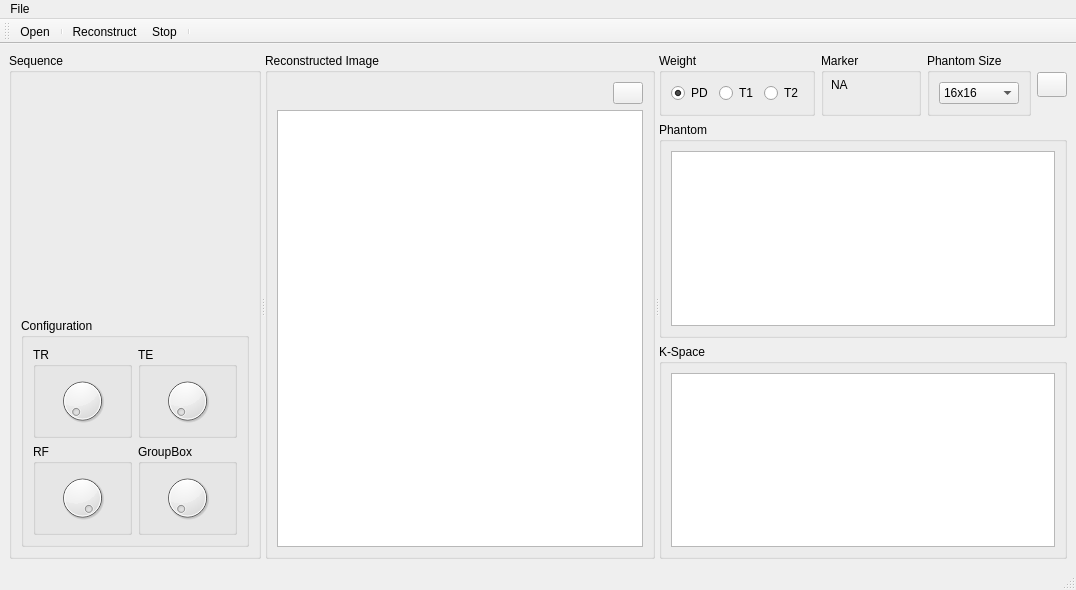
<?xml version="1.0" encoding="UTF-8"?>
<ui version="4.0">
 <class>MainWindow</class>
 <widget class="QMainWindow" name="MainWindow">
  <property name="geometry">
   <rect>
    <x>0</x>
    <y>0</y>
    <width>1076</width>
    <height>590</height>
   </rect>
  </property>
  <property name="windowTitle">
   <string>MainWindow</string>
  </property>
  <widget class="QWidget" name="centralwidget">
   <layout class="QGridLayout" name="gridLayout_9">
    <item row="0" column="0">
     <widget class="QSplitter" name="splitter">
      <property name="orientation">
       <enum>Qt::Horizontal</enum>
      </property>
      <widget class="QGroupBox" name="groupBox_7">
       <property name="sizePolicy">
        <sizepolicy hsizetype="Preferred" vsizetype="Preferred">
         <horstretch>30</horstretch>
         <verstretch>0</verstretch>
        </sizepolicy>
       </property>
       <property name="title">
        <string>Sequence</string>
       </property>
       <layout class="QVBoxLayout" name="verticalLayout_3">
        <item>
         <widget class="QLabel" name="sequenceLabel">
          <property name="sizePolicy">
           <sizepolicy hsizetype="Preferred" vsizetype="Preferred">
            <horstretch>0</horstretch>
            <verstretch>1</verstretch>
           </sizepolicy>
          </property>
          <property name="text">
           <string/>
          </property>
          <property name="scaledContents">
           <bool>false</bool>
          </property>
          <property name="alignment">
           <set>Qt::AlignCenter</set>
          </property>
         </widget>
        </item>
        <item>
         <widget class="QGroupBox" name="groupBox_8">
          <property name="sizePolicy">
           <sizepolicy hsizetype="Preferred" vsizetype="Preferred">
            <horstretch>0</horstretch>
            <verstretch>1</verstretch>
           </sizepolicy>
          </property>
          <property name="title">
           <string>Configuration</string>
          </property>
          <layout class="QGridLayout" name="gridLayout">
           <item row="1" column="1">
            <widget class="QGroupBox" name="groupBox_10">
             <property name="title">
              <string>TE</string>
             </property>
             <layout class="QGridLayout" name="gridLayout_6">
              <item row="0" column="0">
               <widget class="QDial" name="dial_2"/>
              </item>
             </layout>
            </widget>
           </item>
           <item row="2" column="0">
            <widget class="QGroupBox" name="groupBox_12">
             <property name="title">
              <string>RF</string>
             </property>
             <layout class="QGridLayout" name="gridLayout_8">
              <item row="0" column="0">
               <widget class="QDial" name="rfDial">
                <property name="maximum">
                 <number>90</number>
                </property>
                <property name="value">
                 <number>90</number>
                </property>
               </widget>
              </item>
             </layout>
            </widget>
           </item>
           <item row="2" column="1">
            <widget class="QGroupBox" name="groupBox_11">
             <property name="title">
              <string>GroupBox</string>
             </property>
             <layout class="QGridLayout" name="gridLayout_7">
              <item row="0" column="0">
               <widget class="QDial" name="dial_4"/>
              </item>
             </layout>
            </widget>
           </item>
           <item row="1" column="0">
            <widget class="QGroupBox" name="groupBox_9">
             <property name="title">
              <string>TR</string>
             </property>
             <layout class="QGridLayout" name="gridLayout_3">
              <item row="0" column="0">
               <widget class="QDial" name="dial"/>
              </item>
             </layout>
            </widget>
           </item>
          </layout>
         </widget>
        </item>
       </layout>
      </widget>
      <widget class="QGroupBox" name="groupBox_5">
       <property name="sizePolicy">
        <sizepolicy hsizetype="Expanding" vsizetype="Preferred">
         <horstretch>50</horstretch>
         <verstretch>0</verstretch>
        </sizepolicy>
       </property>
       <property name="title">
        <string>Reconstructed Image</string>
       </property>
       <layout class="QGridLayout" name="gridLayout_4">
        <item row="1" column="0" colspan="2">
         <widget class="ImageView" name="reconstructedView">
          <property name="sizePolicy">
           <sizepolicy hsizetype="Expanding" vsizetype="Expanding">
            <horstretch>70</horstretch>
            <verstretch>0</verstretch>
           </sizepolicy>
          </property>
         </widget>
        </item>
        <item row="0" column="1">
         <widget class="QPushButton" name="reconstDefaultSize">
          <property name="maximumSize">
           <size>
            <width>30</width>
            <height>50</height>
           </size>
          </property>
          <property name="text">
           <string/>
          </property>
          <property name="icon">
           <iconset>
            <normaloff>icons/center_gray.png</normaloff>icons/center_gray.png</iconset>
          </property>
         </widget>
        </item>
       </layout>
      </widget>
      <widget class="QWidget" name="widget_6" native="true">
       <property name="sizePolicy">
        <sizepolicy hsizetype="Expanding" vsizetype="Preferred">
         <horstretch>20</horstretch>
         <verstretch>0</verstretch>
        </sizepolicy>
       </property>
       <layout class="QGridLayout" name="gridLayout_2">
        <item row="0" column="0">
         <widget class="QGroupBox" name="groupBox">
          <property name="sizePolicy">
           <sizepolicy hsizetype="Preferred" vsizetype="Minimum">
            <horstretch>25</horstretch>
            <verstretch>5</verstretch>
           </sizepolicy>
          </property>
          <property name="title">
           <string>Weight</string>
          </property>
          <layout class="QHBoxLayout" name="horizontalLayout_2">
           <item>
            <widget class="QRadioButton" name="pdRadioButton">
             <property name="text">
              <string>PD</string>
             </property>
             <property name="checked">
              <bool>true</bool>
             </property>
            </widget>
           </item>
           <item>
            <widget class="QRadioButton" name="t1RadioButton">
             <property name="text">
              <string>T1</string>
             </property>
            </widget>
           </item>
           <item>
            <widget class="QRadioButton" name="t2RadioButton">
             <property name="text">
              <string>T2</string>
             </property>
            </widget>
           </item>
          </layout>
         </widget>
        </item>
        <item row="0" column="1">
         <widget class="QGroupBox" name="groupBox_6">
          <property name="sizePolicy">
           <sizepolicy hsizetype="Preferred" vsizetype="Preferred">
            <horstretch>30</horstretch>
            <verstretch>0</verstretch>
           </sizepolicy>
          </property>
          <property name="minimumSize">
           <size>
            <width>100</width>
            <height>0</height>
           </size>
          </property>
          <property name="title">
           <string>Marker</string>
          </property>
          <widget class="QLabel" name="label_value">
           <property name="geometry">
            <rect>
             <x>10</x>
             <y>20</y>
             <width>269</width>
             <height>24</height>
            </rect>
           </property>
           <property name="text">
            <string>NA</string>
           </property>
          </widget>
         </widget>
        </item>
        <item row="0" column="2">
         <widget class="QGroupBox" name="groupBox_2">
          <property name="sizePolicy">
           <sizepolicy hsizetype="Preferred" vsizetype="Preferred">
            <horstretch>20</horstretch>
            <verstretch>0</verstretch>
           </sizepolicy>
          </property>
          <property name="title">
           <string>Phantom Size</string>
          </property>
          <layout class="QGridLayout" name="gridLayout_5">
           <item row="0" column="0">
            <widget class="QComboBox" name="sizeComboBox">
             <item>
              <property name="text">
               <string>16x16</string>
              </property>
             </item>
             <item>
              <property name="text">
               <string>32x32</string>
              </property>
             </item>
             <item>
              <property name="text">
               <string>64x64</string>
              </property>
             </item>
            </widget>
           </item>
          </layout>
         </widget>
        </item>
        <item row="0" column="3">
         <widget class="QPushButton" name="phantomDefaultSize">
          <property name="sizePolicy">
           <sizepolicy hsizetype="Minimum" vsizetype="MinimumExpanding">
            <horstretch>0</horstretch>
            <verstretch>0</verstretch>
           </sizepolicy>
          </property>
          <property name="maximumSize">
           <size>
            <width>30</width>
            <height>25</height>
           </size>
          </property>
          <property name="text">
           <string/>
          </property>
          <property name="icon">
           <iconset>
            <normaloff>icons/center_gray.png</normaloff>icons/center_gray.png</iconset>
          </property>
         </widget>
        </item>
        <item row="1" column="0" colspan="4">
         <widget class="QGroupBox" name="groupBox_3">
          <property name="sizePolicy">
           <sizepolicy hsizetype="Preferred" vsizetype="Preferred">
            <horstretch>0</horstretch>
            <verstretch>40</verstretch>
           </sizepolicy>
          </property>
          <property name="title">
           <string>Phantom</string>
          </property>
          <layout class="QVBoxLayout" name="verticalLayout_2">
           <item>
            <widget class="ImageView" name="phantomView">
             <property name="sizePolicy">
              <sizepolicy hsizetype="Expanding" vsizetype="Expanding">
               <horstretch>30</horstretch>
               <verstretch>0</verstretch>
              </sizepolicy>
             </property>
            </widget>
           </item>
          </layout>
         </widget>
        </item>
        <item row="2" column="0" colspan="4">
         <widget class="QGroupBox" name="groupBox_4">
          <property name="sizePolicy">
           <sizepolicy hsizetype="Preferred" vsizetype="Preferred">
            <horstretch>0</horstretch>
            <verstretch>40</verstretch>
           </sizepolicy>
          </property>
          <property name="title">
           <string>K-Space</string>
          </property>
          <layout class="QVBoxLayout" name="verticalLayout">
           <item>
            <widget class="ImageView" name="kspaceView">
             <property name="sizePolicy">
              <sizepolicy hsizetype="Expanding" vsizetype="Expanding">
               <horstretch>30</horstretch>
               <verstretch>0</verstretch>
              </sizepolicy>
             </property>
            </widget>
           </item>
          </layout>
         </widget>
        </item>
       </layout>
      </widget>
     </widget>
    </item>
   </layout>
  </widget>
  <widget class="QMenuBar" name="menubar">
   <property name="geometry">
    <rect>
     <x>0</x>
     <y>0</y>
     <width>1076</width>
     <height>21</height>
    </rect>
   </property>
   <widget class="QMenu" name="menuFile">
    <property name="title">
     <string>File</string>
    </property>
    <widget class="QMenu" name="menuImport">
     <property name="title">
      <string>Import</string>
     </property>
     <addaction name="actionPhantom"/>
     <addaction name="actionSequence_2"/>
    </widget>
    <addaction name="menuImport"/>
   </widget>
   <addaction name="menuFile"/>
  </widget>
  <widget class="QStatusBar" name="statusbar"/>
  <widget class="QToolBar" name="toolBar">
   <property name="maximumSize">
    <size>
     <width>16777215</width>
     <height>25</height>
    </size>
   </property>
   <property name="windowTitle">
    <string>toolBar</string>
   </property>
   <attribute name="toolBarArea">
    <enum>TopToolBarArea</enum>
   </attribute>
   <attribute name="toolBarBreak">
    <bool>false</bool>
   </attribute>
   <addaction name="actionOpen"/>
   <addaction name="separator"/>
   <addaction name="actionReconstruct"/>
   <addaction name="actionStop"/>
   <addaction name="separator"/>
  </widget>
  <action name="actionSequence">
   <property name="text">
    <string>Sequence</string>
   </property>
  </action>
  <action name="actionPhantom">
   <property name="text">
    <string>Phantom</string>
   </property>
  </action>
  <action name="actionSequence_2">
   <property name="text">
    <string>Sequence</string>
   </property>
  </action>
  <action name="actionReconstruct">
   <property name="icon">
    <iconset>
     <normaloff>icons/play_gray.png</normaloff>
     <normalon>C:/Users/Mohamed/.designer/backup/icons/play_gray.png</normalon>icons/play_gray.png</iconset>
   </property>
   <property name="text">
    <string>Reconstruct</string>
   </property>
   <property name="toolTip">
    <string>Reconstruct</string>
   </property>
  </action>
  <action name="actionStop">
   <property name="icon">
    <iconset>
     <normaloff>icons/stop_gray.png</normaloff>icons/stop_gray.png</iconset>
   </property>
   <property name="text">
    <string>Stop</string>
   </property>
   <property name="toolTip">
    <string>Stop</string>
   </property>
  </action>
  <action name="actionOpen">
   <property name="icon">
    <iconset>
     <normaloff>icons/open-folder.png</normaloff>icons/open-folder.png</iconset>
   </property>
   <property name="text">
    <string>Open</string>
   </property>
   <property name="toolTip">
    <string>Open</string>
   </property>
  </action>
 </widget>
 <customwidgets>
  <customwidget>
   <class>ImageView</class>
   <extends>QGraphicsView</extends>
   <header>pyqtgraph</header>
  </customwidget>
 </customwidgets>
 <resources/>
 <connections/>
</ui>
